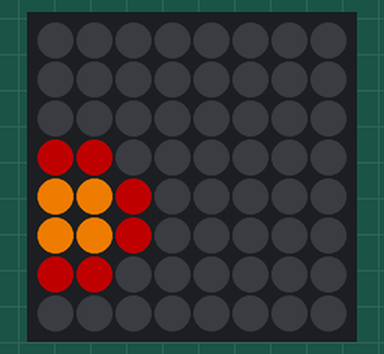
Recording of a program running on a simulated Raspberry Pi (BCM pin numbers) with a Sense HAT. Parts: the Sense HAT's 8×8 RGB LED matrix. Dim RGB values are drawn brighter than linear; random numbers come from a fixed seed.

Above: at 0.42 s.
At 5.09 s:
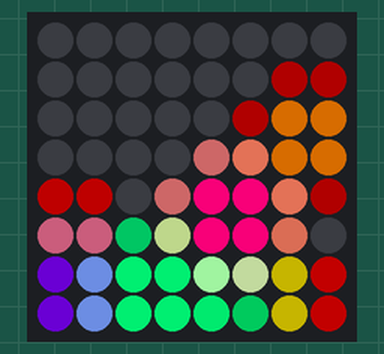
At 10.28 s:
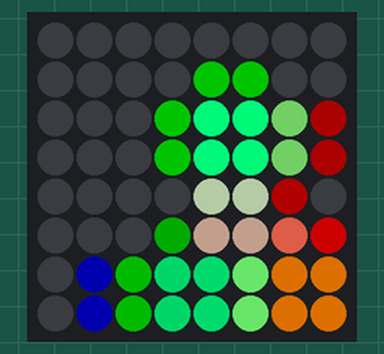
At 20.13 s:
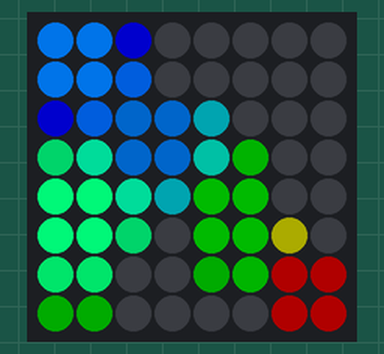
At 30.25 s:
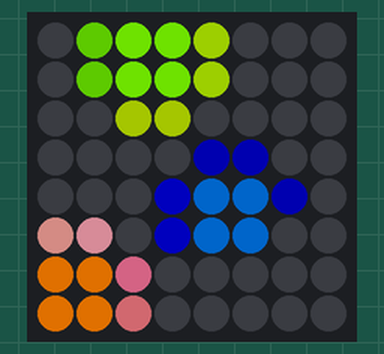
At 39.86 s:
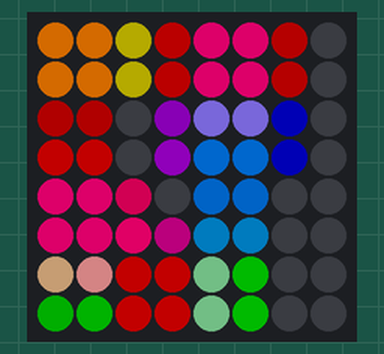

The program:

Paint_Drips2.py
```python
#!/usr/bin/env python3
###################################################
# Paint Drips 2 - Object oriented


#################### INIT PART ####################

from random import randint as r
from time import sleep
try :
    from sense_hat import SenseHat
except :
    try :
        from sense_emu import SenseHat
    except :
        from _sense_hat_ANSI import SenseHat


# Fade out coefficient
FadeOutCoeff :float =0.95
# Delay time between each cycle
CycleDelay :float =0.25
# Drip randomly at every n'th cycle
DripRarely :int =3
# Inherit Neighbour's value by this ratio
InheritNeighbour :float =0.4

p :list =list(())


#################### CLASS PART ####################


class PIX :

    def __init__(self, posX :int, posY :int) :
        self.R :dict =dict(())
        self.G :dict =dict(())
        self.B :dict =dict(())
        self.X :int =posX
        self.Y :int =posY
        self.Neigh :dict = dict(())
        for xx in ["U","D","L","R"] : self.Neigh[xx] = None
        for xx in range(4) :
            self.R[str(xx)] = 0
            self.G[str(xx)] = 0
            self.B[str(xx)] = 0

    def fade(self) :
        global FadeOutCoeff
        for xx in range(4) :
            self.R[str(xx)] = round(self.R[str(xx)] * FadeOutCoeff)
            self.G[str(xx)] = round(self.G[str(xx)] * FadeOutCoeff)
            self.B[str(xx)] = round(self.B[str(xx)] * FadeOutCoeff)
        self.drawMyself()

    def drip(self) :
        C = getNiceCol()
        for xx in range(4) :
            self.R[str(xx)] = C[0]
            self.G[str(xx)] = C[1]
            self.B[str(xx)] = C[2]
        self.drawMyself()
        for xx in ["U","D","L","R"] :
            if self.Neigh[xx] :
                self.Neigh[xx].receive(C,xx)

    def receive(self, _col :list, _dir :str) :
        global InheritNeighbour
        de_coo :list = {"U":[[0,1],[1,1]], "D":[[0,0],[1,0]], "L":[[1,0],[1,1]], "R":[[0,0],[0,1]]}[_dir]
        de_idx :list = {"U":["2","3"], "D":["0","1"], "L":["1","3"], "R":["0","2"]}[_dir]
        for ii in range(2) :
            dx,dy = de_coo[ii]
            pxidx = de_idx[ii]
            self.R[pxidx] = clamp( self.R[pxidx] + round(InheritNeighbour*_col[0]) )
            self.G[pxidx] = clamp( self.G[pxidx] + round(InheritNeighbour*_col[1]) )
            self.B[pxidx] = clamp( self.B[pxidx] + round(InheritNeighbour*_col[2]) )
        self.drawMyself()

    def drawMyself(self) :
        for dy in range(2) :
            for dx in range(2) :
                pxidx = str(2*dy+dx)
                s.set_pixel(self.X*2+dx, self.Y*2+dy, self.R[pxidx], self.G[pxidx], self.B[pxidx])


#################### PROC PART ####################


def getNiceCol() -> list :
    ret :list = list(())
    L=r(200,255) ; ret=list((L,L,L))
    p=r(0,2) ; q=p
    while q == p : q = r(0,2)
    ret[q]=round(L/6.0) ; ret[p]=round(L/2.0)
    return ret

def clamp(_val :int) -> int :
    return max(min(_val,255),0)


#################### MAIN PART ####################


s=SenseHat()
s.clear()

for j in range(4) :
    for i in range(4) :
        p.append(PIX(i,j))

for j in range(4) :
    for i in range(4) :
        if j-1 in range(4) : p[4*j+i].Neigh["U"] = p[4*(j-1)+i]
        if j+1 in range(4) : p[4*j+i].Neigh["D"] = p[4*(j+1)+i]
        if i-1 in range(4) : p[4*j+i].Neigh["L"] = p[4*j+(i-1)]
        if i+1 in range(4) : p[4*j+i].Neigh["R"] = p[4*j+(i+1)]


while True :
    for e in p : e.fade()
    if not r(0,DripRarely) : p[r(0,15)].drip()
    sleep(CycleDelay)
```
